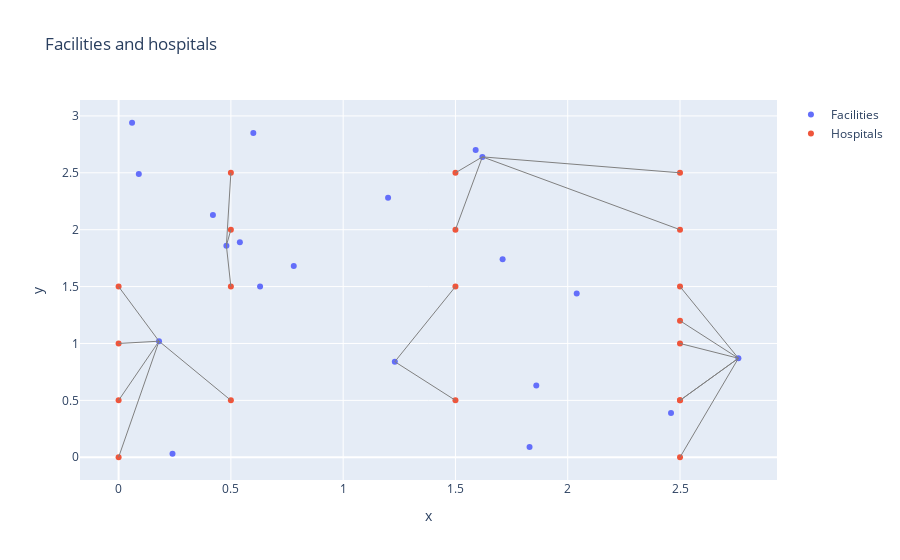

Write notebook code for a chart like this one.
### Code cell
# Depict the optimal solution in plotly figure, use lines to depict  allocation of customers to facilities

fig = go.Figure()
fig.add_trace(go.Scatter(x=[x for x,y in facilities], y=[y for x,y in facilities], mode='markers', name='Facilities'))
fig.add_trace(go.Scatter(x=[x for x,y in customers], y=[y for x,y in customers], mode='markers', name='Hospitals'))
for c,f in cartesian_prod:
    if assign[(c,f)].varValue > 0:
        fig.add_trace(go.Scatter(x=[customers[c][0], facilities[f][0]], y=[customers[c][1], facilities[f][1]], mode='lines', line=dict(color='gray', width=1), showlegend=False))
fig.update_layout(title='Facilities and hospitals', xaxis_title='x', yaxis_title='y')
fig.show()

### Figure 1 — Plotly figure (JSON) as saved in the notebook; plotly's stock layout.template omitted (floating-point values rounded to 4 significant figures)
{"data": [{"mode": "markers", "name": "Facilities", "type": "scatter", "x": [0.18, 0.6, 1.23, 0.63, 1.71, 0.24, 1.2, 0.42, 0.09, 1.62, 2.46, 1.83, 0.78, 2.76, 0.48, 1.86, 1.59, 2.04, 0.54, 0.06], "y": [1.02, 2.85, 0.84, 1.5, 1.74, 0.03, 2.28, 2.13, 2.49, 2.64, 0.39, 0.09, 1.68, 0.87, 1.86, 0.63, 2.7, 1.44, 1.89, 2.94]}, {"mode": "markers", "name": "Hospitals", "type": "scatter", "x": [0, 2.5, 2.5, 1.5, 0.5, 0, 2.5, 2.5, 1.5, 0.5, 0, 2.5, 2.5, 1.5, 0.5, 0, 2.5, 2.5, 1.5, 0.5], "y": [1.5, 1.2, 2.5, 2.5, 2.5, 0.5, 0.5, 2, 2, 2, 1, 1, 1.5, 1.5, 1.5, 0, 0, 0.5, 0.5, 0.5]}, {"line": {"color": "gray", "width": 1}, "mode": "lines", "showlegend": false, "type": "scatter", "x": [0, 0.18], "y": [1.5, 1.02]}, {"line": {"color": "gray", "width": 1}, "mode": "lines", "showlegend": false, "type": "scatter", "x": [2.5, 2.76], "y": [1.2, 0.87]}, {"line": {"color": "gray", "width": 1}, "mode": "lines", "showlegend": false, "type": "scatter", "x": [2.5, 1.62], "y": [2.5, 2.64]}, {"line": {"color": "gray", "width": 1}, "mode": "lines", "showlegend": false, "type": "scatter", "x": [1.5, 1.62], "y": [2.5, 2.64]}, {"line": {"color": "gray", "width": 1}, "mode": "lines", "showlegend": false, "type": "scatter", "x": [0.5, 0.48], "y": [2.5, 1.86]}, {"line": {"color": "gray", "width": 1}, "mode": "lines", "showlegend": false, "type": "scatter", "x": [0, 0.18], "y": [0.5, 1.02]}, {"line": {"color": "gray", "width": 1}, "mode": "lines", "showlegend": false, "type": "scatter", "x": [2.5, 2.76], "y": [0.5, 0.87]}, {"line": {"color": "gray", "width": 1}, "mode": "lines", "showlegend": false, "type": "scatter", "x": [2.5, 1.62], "y": [2, 2.64]}, {"line": {"color": "gray", "width": 1}, "mode": "lines", "showlegend": false, "type": "scatter", "x": [1.5, 1.62], "y": [2, 2.64]}, {"line": {"color": "gray", "width": 1}, "mode": "lines", "showlegend": false, "type": "scatter", "x": [0.5, 0.48], "y": [2, 1.86]}, {"line": {"color": "gray", "width": 1}, "mode": "lines", "showlegend": false, "type": "scatter", "x": [0, 0.18], "y": [1, 1.02]}, {"line": {"color": "gray", "width": 1}, "mode": "lines", "showlegend": false, "type": "scatter", "x": [2.5, 2.76], "y": [1, 0.87]}, {"line": {"color": "gray", "width": 1}, "mode": "lines", "showlegend": false, "type": "scatter", "x": [2.5, 2.76], "y": [1.5, 0.87]}, {"line": {"color": "gray", "width": 1}, "mode": "lines", "showlegend": false, "type": "scatter", "x": [1.5, 1.23], "y": [1.5, 0.84]}, {"line": {"color": "gray", "width": 1}, "mode": "lines", "showlegend": false, "type": "scatter", "x": [0.5, 0.48], "y": [1.5, 1.86]}, {"line": {"color": "gray", "width": 1}, "mode": "lines", "showlegend": false, "type": "scatter", "x": [0, 0.18], "y": [0, 1.02]}, {"line": {"color": "gray", "width": 1}, "mode": "lines", "showlegend": false, "type": "scatter", "x": [2.5, 2.76], "y": [0, 0.87]}, {"line": {"color": "gray", "width": 1}, "mode": "lines", "showlegend": false, "type": "scatter", "x": [2.5, 2.76], "y": [0.5, 0.87]}, {"line": {"color": "gray", "width": 1}, "mode": "lines", "showlegend": false, "type": "scatter", "x": [1.5, 1.23], "y": [0.5, 0.84]}, {"line": {"color": "gray", "width": 1}, "mode": "lines", "showlegend": false, "type": "scatter", "x": [0.5, 0.18], "y": [0.5, 1.02]}], "layout": {"title": {"text": "Facilities and hospitals"}, "xaxis": {"title": {"text": "x"}}, "yaxis": {"title": {"text": "y"}}}}
